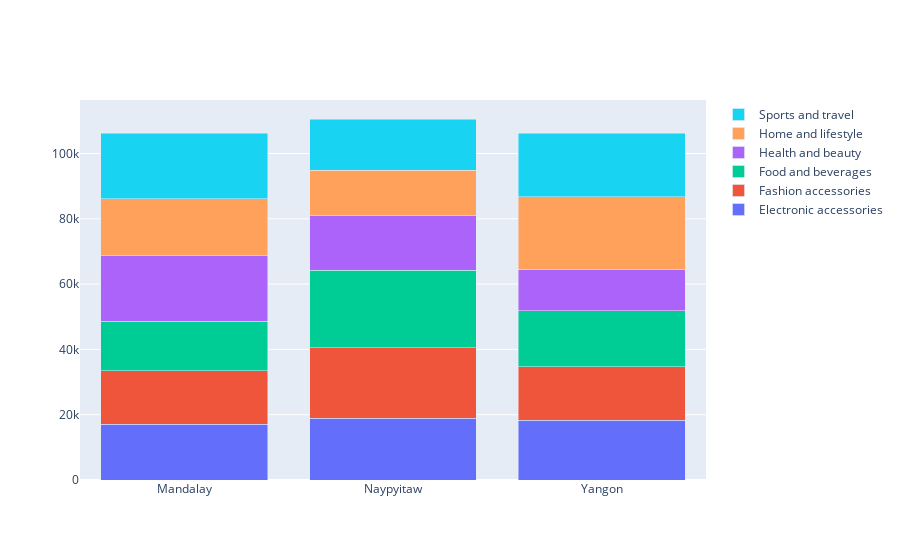

Notebook source saved alongside this figure:
### Code cell
# Visualize Product Line Sales.

product_fig = go.Figure()
product_names = city_sales_product["Product line"].unique()
for product in product_names:
    product_df = city_sales_product[city_sales_product["Product line"] == product]
    product_fig.add_trace(go.Bar(name = product, x = product_df["City"], y = product_df["Individual Sales"]))
product_fig.update_layout(barmode='stack')    
product_fig.show()

### Figure 1 — Plotly figure (JSON) as saved in the notebook; plotly's stock layout.template omitted (floating-point values rounded to 4 significant figures)
{"data": [{"name": "Electronic accessories", "type": "bar", "x": ["Mandalay", "Naypyitaw", "Yangon"], "y": [17050.0, 18970.0, 18320.0]}, {"name": "Fashion accessories", "type": "bar", "x": ["Mandalay", "Naypyitaw", "Yangon"], "y": [16410.0, 21560.0, 16330.0]}, {"name": "Food and beverages", "type": "bar", "x": ["Mandalay", "Naypyitaw", "Yangon"], "y": [15210.0, 23770.0, 17160.0]}, {"name": "Health and beauty", "type": "bar", "x": ["Mandalay", "Naypyitaw", "Yangon"], "y": [19980.0, 16620.0, 12600.0]}, {"name": "Home and lifestyle", "type": "bar", "x": ["Mandalay", "Naypyitaw", "Yangon"], "y": [17550.0, 13900.0, 22420.0]}, {"name": "Sports and travel", "type": "bar", "x": ["Mandalay", "Naypyitaw", "Yangon"], "y": [19990.0, 15760.0, 19370.0]}], "layout": {"barmode": "stack"}}
